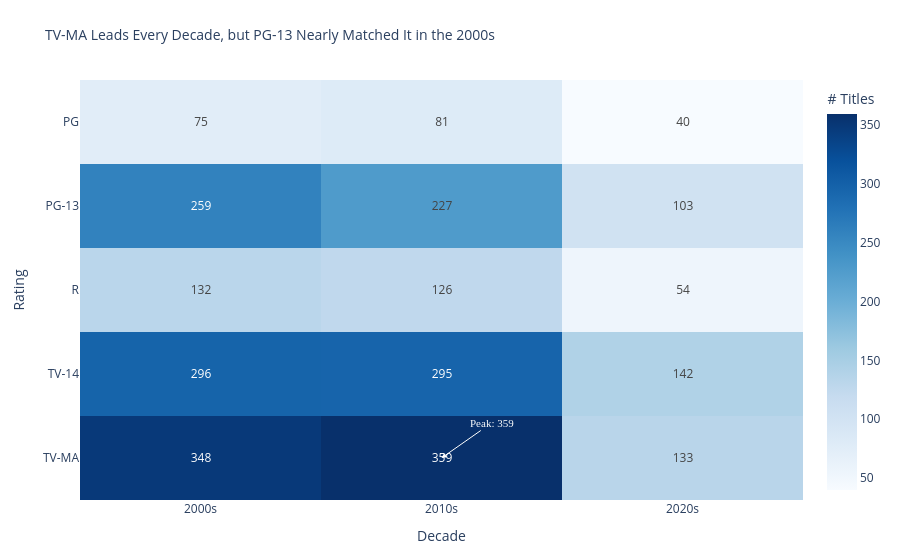

Here is the notebook cell this chart was saved with:
### Markdown cell above
## Task 1 — Heatmap: content by rating and release decade

**What to build:** A heatmap showing the number of titles by **content rating** (y-axis) and **decade** (x-axis).

**Requirements:**
- Create a 'decade' column: `df['decade'] = (df['release_year'] // 10 * 10).astype(str) + 's'`
- Filter to TV-14, TV-MA, PG-13, R, PG only (most common ratings)
- Sequential colour scale (Blues)
- Values shown in cells (`text_auto=True`)
- Insight title about which rating dominates which decade

### Code cell
# Task 1
# YOUR CODE HERE
import pandas as pd
import plotly.express as px

df = pd.read_csv(r"C:\Users\gurud\Downloads\data-viz-class-material-master (1)\data-viz-class-material-master\data\netflix_catalogue.csv")

# --- prep ---
df["decade"] = (df["release_year"] // 10 * 10).astype(str) + "s"
ratings = ["TV-14", "TV-MA", "PG-13", "R", "PG"]
df_filtered = df[df["rating"].isin(ratings)]

pivot = (
    df_filtered
    .groupby(["rating", "decade"])
    .size()
    .reset_index(name="count")
    .pivot(index="rating", columns="decade", values="count")
    .fillna(0)
    .astype(int)
)

pivot = pivot[sorted(pivot.columns.tolist())]

# --- plot ---
fig = px.imshow(
    pivot,
    text_auto=True,
    color_continuous_scale="Blues",
    labels={"x": "Decade", "y": "Rating", "color": "Titles"},
    title="TV-MA Leads Every Decade, but PG-13 Nearly Matched It in the 2000s",
    aspect="auto",
)

# annotate peak cell (TV-MA, 2010s = 359)
ratings_order = list(pivot.index)
decades_order = list(pivot.columns)
peak_row = ratings_order.index("TV-MA")
peak_col = decades_order.index("2010s")

fig.add_annotation(
    x=peak_col, y=peak_row,
    text="Peak: 359",
    showarrow=True, arrowhead=2,
    font=dict(color="white", size=11, family="Arial Black"),
    arrowcolor="white", ax=50, ay=-35,
)

fig.update_layout(
    title_font_size=14,
    coloraxis_colorbar_title="# Titles",
    margin=dict(t=80, l=80, r=20, b=60),
)
fig.show()

### Figure 1 — Plotly figure (JSON) as saved in the notebook; plotly's stock layout.template omitted (floating-point values rounded to 4 significant figures)
{"data": [{"coloraxis": "coloraxis", "hovertemplate": "Decade: %{x}<br>Rating: %{y}<br>Titles: %{z}<extra></extra>", "name": "0", "texttemplate": "%{z}", "type": "heatmap", "x": ["2000s", "2010s", "2020s"], "xaxis": "x", "y": ["PG", "PG-13", "R", "TV-14", "TV-MA"], "yaxis": "y", "z": [[75, 81, 40], [259, 227, 103], [132, 126, 54], [296, 295, 142], [348, 359, 133]]}], "layout": {"annotations": [{"arrowcolor": "white", "arrowhead": 2, "ax": 50, "ay": -35, "font": {"color": "white", "family": "Arial Black", "size": 11}, "showarrow": true, "text": "Peak: 359", "x": 1, "y": 4}], "coloraxis": {"colorbar": {"title": {"text": "# Titles"}}, "colorscale": [[0, "rgb(247,251,255)"], [0.125, "rgb(222,235,247)"], [0.25, "rgb(198,219,239)"], [0.375, "rgb(158,202,225)"], [0.5, "rgb(107,174,214)"], [0.625, "rgb(66,146,198)"], [0.75, "rgb(33,113,181)"], [0.875, "rgb(8,81,156)"], [1, "rgb(8,48,107)"]]}, "margin": {"b": 60, "l": 80, "r": 20, "t": 80}, "title": {"font": {"size": 14}, "text": "TV-MA Leads Every Decade, but PG-13 Nearly Matched It in the 2000s"}, "xaxis": {"anchor": "y", "domain": [0, 1], "title": {"text": "Decade"}}, "yaxis": {"anchor": "x", "autorange": "reversed", "domain": [0, 1], "title": {"text": "Rating"}}}}
